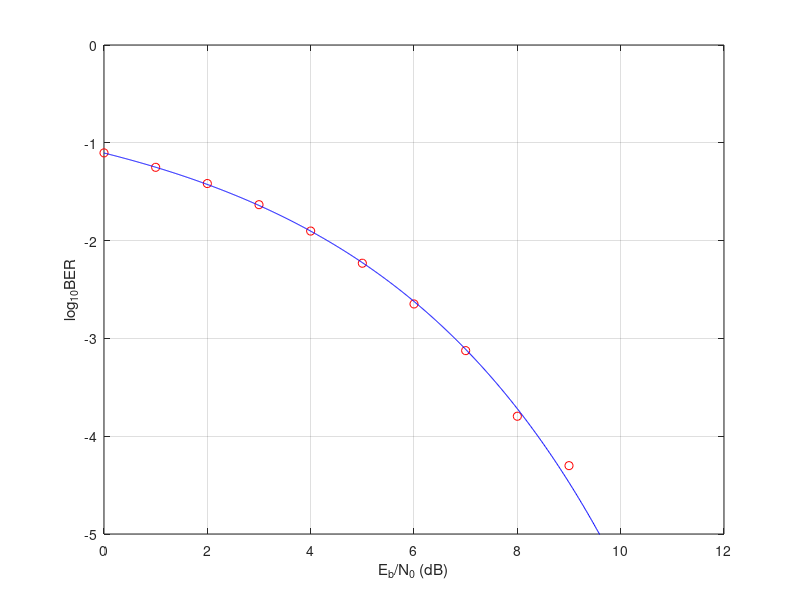

Source code (MATLAB):
% BER vs. SNR for BPSK
clear all;close all;clc;
Ns = 1e5;% no. transmitted symbols
EbN0dB_sim = 0:12; %SNR (dB)
EbN0dB_ana = 0:0.01:12; %SNR for analysis
BPSK_sig_set = [-1 1]; %BPSK signal set
%%%%%%%%%%%%%%%%%%%%%%%%%%%%%%%%%%%%
EbN0_sim = 10.^(EbN0dB_sim/10); %SNR for simulation
N0_sim = mean(BPSK_sig_set.^2)./EbN0_sim; % N0
b = round(rand(1, Ns)); % info bits
s = BPSK_sig_set(b+1); %transmitted signal points
for j = 1:length(N0_sim)
   w = sqrt(N0_sim(j)/2)*randn(1, Ns); %AWGN
   r = s + w; % received signal values
   b2 = zeros(1, Ns); % received bits
   one_ind = find(r > 0); % decision  of bit 1
   b2(one_ind) = 1;
   BER_sim(j) = length(find(b ~= b2))/Ns; % simulate BER
end

plot(EbN0dB_sim, log10(BER_sim), 'ro'); % simulated BERs
ylim([-5 0]); xlabel('E_b/N_0 (dB)'); ylabel('log_{10}BER');
hold on; grid on;

EbN0_ana = 10.^(EbN0dB_ana/10) %SNR for analysis
Q = @(x)0.5*erfc(x/sqrt(2)); %definition of Q function
BER_ana = Q(sqrt(2*EbN0_ana));
plot(EbN0dB_ana, log10(BER_ana), 'b'); % analytical BERs
